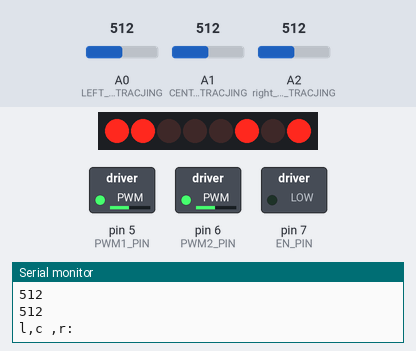
Simulated run of this sketch. Board: Arduino Uno, built with avr-gcc and run on an emulated ATmega328P. On the bench: 8 shift-register outputs drawn as a row of LEDs (first output left, lit = HIGH), switched loads named in the sketch (green lamp = pin HIGH), the last lines printed to the serial monitor. Wiring (inferred from the names in the program): shift register (74HC595): data pin 8; shift clock pin 2; latch pin 4. Wiring (inferred from the signals the program sends): row of LEDs: on Q0, Q1, Q2, Q3, Q4, Q5, Q6, Q7. The test bench sets the inputs (shaded band); at power-on: A0 (LEFT_LINE_TRACJING) = 512, A1 (CENTER_LINE_TRACJING) = 512, A2 (right_LINE_TRACJING) = 512. Pins used as bus, display or sensor lines are not drawn.

Above: at 1.2 s.
1.3 s: A0 (LEFT_LINE_TRACJING) set to 489
At 2.0 s:
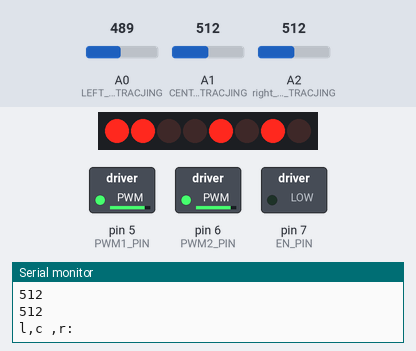
2.8 s: A1 (CENTER_LINE_TRACJING) set to 490
At 3.1 s:
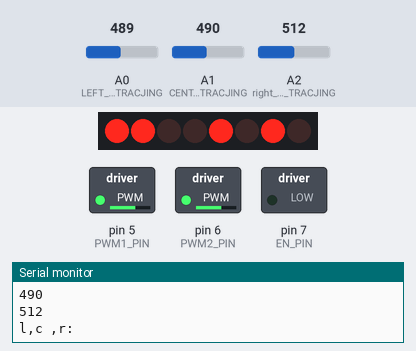
4.3 s: A0 (LEFT_LINE_TRACJING) set to 511
At 5.3 s:
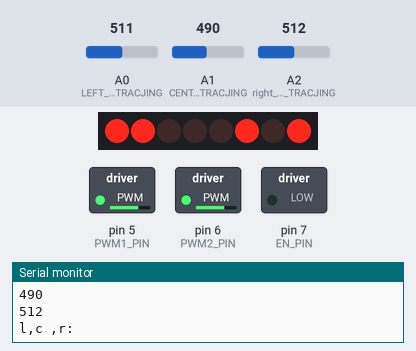
5.8 s: A2 (right_LINE_TRACJING) set to 486
At 7.0 s:
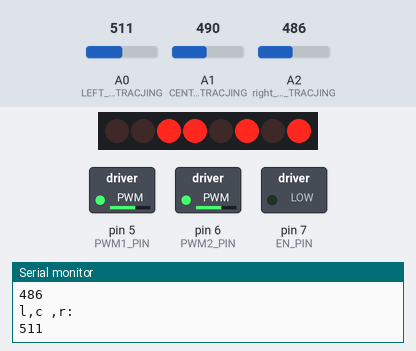
7.3 s: A1 (CENTER_LINE_TRACJING) set to 511
At 8.4 s:
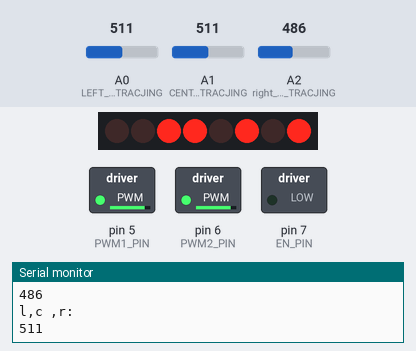
8.8 s: A1 (CENTER_LINE_TRACJING) set to 306
At 9.4 s:
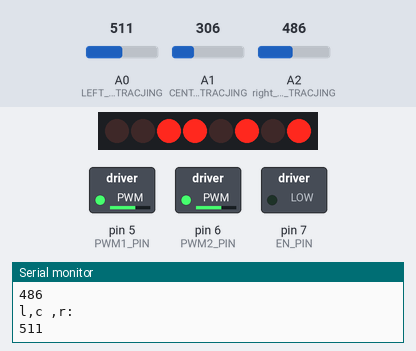
Timing chart, 0 to 11.3 s (numbered marks = the images above; inputs shaded):
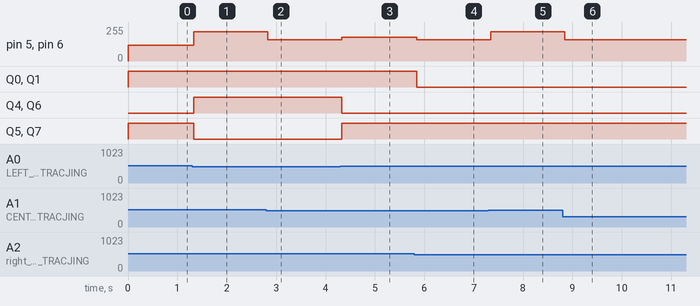

The sketch:

4_Line_Tracing.ino
```cpp
//www.kuongshun.com

// PWM control pin
#define PWM1_PIN            5
#define PWM2_PIN            6
// 74HCT595N chip pin
#define SHCP_PIN            2                               // The displacement of the clock
#define EN_PIN              7                               // Can make control
#define DATA_PIN            8                               // Serial data
#define STCP_PIN            4                               // Memory register clock

#define LEFT_LINE_TRACJING          A0
#define CENTER_LINE_TRACJING        A1
#define right_LINE_TRACJING         A2

const int Forward       = 163;                               // forward
const int Backward      = 92;                              // back
const int Turn_Left     = 106;                              // left translation
const int Turn_Right    = 149;                              // Right translation
const int Top_Left      = 34;                               // Upper left mobile
const int Bottom_Left   = 72;                              // Lower left mobile
const int Top_Right     = 129;                               // Upper right mobile
const int Bottom_Right  = 20;                               // The lower right move
const int Stop          = 0;                                // stop
const int Contrarotate  = 83;                              // Counterclockwise rotation
const int Clockwise     = 172;                               // Rotate clockwise

int Left_Tra_Value;
int Center_Tra_Value;
int Right_Tra_Value;
int Black_Line = 500;//small is black


void setup()
{
    pinMode(SHCP_PIN, OUTPUT);
    pinMode(EN_PIN, OUTPUT);
    pinMode(DATA_PIN, OUTPUT);
    pinMode(STCP_PIN, OUTPUT);
    pinMode(PWM1_PIN, OUTPUT);
    pinMode(PWM2_PIN, OUTPUT);

    pinMode(LEFT_LINE_TRACJING, INPUT);
    pinMode(CENTER_LINE_TRACJING, INPUT);
    pinMode(right_LINE_TRACJING, INPUT);
    Serial.begin(9600);
}

void loop()
{
    Left_Tra_Value = analogRead(LEFT_LINE_TRACJING);
    Center_Tra_Value = analogRead(CENTER_LINE_TRACJING);
    Right_Tra_Value = analogRead(right_LINE_TRACJING);
    Serial.println("l,c ,r:");
    Serial.println(analogRead(LEFT_LINE_TRACJING));
    Serial.println(analogRead(CENTER_LINE_TRACJING));
    Serial.println(analogRead(right_LINE_TRACJING));
    if (Left_Tra_Value > Black_Line && Center_Tra_Value <= Black_Line && Right_Tra_Value > Black_Line)
    {
        Motor(Forward, 180);
    }
    else if (Left_Tra_Value < Black_Line && Center_Tra_Value < Black_Line && Right_Tra_Value < Black_Line)
    {
        Motor(Forward, 120);
    }
    else if (Left_Tra_Value >= Black_Line && Center_Tra_Value >= Black_Line && Right_Tra_Value < Black_Line)
    {
        Motor(Clockwise, 220);
    }
    else if (Left_Tra_Value >= Black_Line && Center_Tra_Value < Black_Line && Right_Tra_Value < Black_Line)
    {
        Motor(Clockwise, 160);
    }
    else if (Left_Tra_Value < Black_Line && Center_Tra_Value < Black_Line && Right_Tra_Value >= Black_Line)
    {
        Motor(Contrarotate, 160);
    }
    else if (Left_Tra_Value < Black_Line && Center_Tra_Value >= Black_Line && Right_Tra_Value >= Black_Line)
    {
        Motor(Contrarotate, 220);
    }
    else if (Left_Tra_Value >= Black_Line && Center_Tra_Value >= Black_Line && Right_Tra_Value >= Black_Line)
    {
        Motor(Forward, 120);
    }
}

void Motor(int Dir, int Speed)
{
    digitalWrite(EN_PIN, LOW);
    analogWrite(PWM1_PIN, Speed);
    analogWrite(PWM2_PIN, Speed);

    digitalWrite(STCP_PIN, LOW);
    shiftOut(DATA_PIN, SHCP_PIN, MSBFIRST, Dir);
    digitalWrite(STCP_PIN, HIGH);
}
```

Measured:
- the behaviour switches between 500 and 499 on A0 (LEFT_LINE_TRACJING) (found by bisection; images 0 and 1)
- the behaviour switches between 500 and 499 on A1 (CENTER_LINE_TRACJING) (found by bisection; images 1 and 2)
- the behaviour switches between 500 and 499 on A2 (right_LINE_TRACJING) (found by bisection; images 3 and 4)
- after the input at 1.3 s, pin 5 (PWM1_PIN), pin 6 (PWM2_PIN): 120/255 → 220/255 at once; Q4, Q6: LOW → HIGH at once; Q5, Q7: HIGH → LOW at once
- after the input at 2.8 s, pin 5 (PWM1_PIN), pin 6 (PWM2_PIN): 220/255 → 160/255 at once
- after the input at 4.3 s, pin 5 (PWM1_PIN), pin 6 (PWM2_PIN): 160/255 → 180/255 at once; Q4, Q6: HIGH → LOW at once; Q5, Q7: LOW → HIGH at once
- after the input at 5.8 s, pin 5 (PWM1_PIN), pin 6 (PWM2_PIN): 180/255 → 160/255 after 0.05 s; Q0, Q1: HIGH → LOW after 0.05 s
- after the input at 7.3 s, pin 5 (PWM1_PIN), pin 6 (PWM2_PIN): 160/255 → 220/255 after 0.05 s
- after the input at 8.8 s, pin 5 (PWM1_PIN), pin 6 (PWM2_PIN): 220/255 → 160/255 at once
